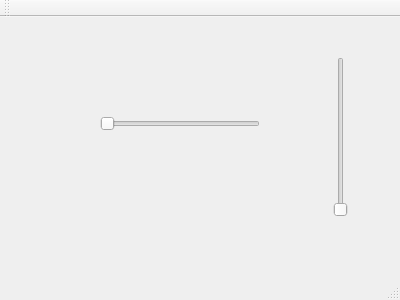
<?xml version="1.0" encoding="UTF-8"?>
<ui version="4.0">
 <class>MainWindow</class>
 <widget class="QMainWindow" name="MainWindow">
  <property name="geometry">
   <rect>
    <x>0</x>
    <y>0</y>
    <width>400</width>
    <height>300</height>
   </rect>
  </property>
  <property name="windowTitle">
   <string>MainWindow</string>
  </property>
  <widget class="QWidget" name="centralWidget">
   <widget class="QSynthSwitch" name="horizontalSlider">
    <property name="geometry">
     <rect>
      <x>100</x>
      <y>91</y>
      <width>160</width>
      <height>31</height>
     </rect>
    </property>
    <property name="orientation">
     <enum>Qt::Horizontal</enum>
    </property>
   </widget>
   <widget class="QSynthSwitch" name="verticalSlider">
    <property name="geometry">
     <rect>
      <x>320</x>
      <y>40</y>
      <width>41</width>
      <height>160</height>
     </rect>
    </property>
    <property name="orientation">
     <enum>Qt::Vertical</enum>
    </property>
   </widget>
  </widget>
  <widget class="QMenuBar" name="menuBar">
   <property name="geometry">
    <rect>
     <x>0</x>
     <y>0</y>
     <width>400</width>
     <height>22</height>
    </rect>
   </property>
  </widget>
  <widget class="QToolBar" name="mainToolBar">
   <attribute name="toolBarArea">
    <enum>TopToolBarArea</enum>
   </attribute>
   <attribute name="toolBarBreak">
    <bool>false</bool>
   </attribute>
  </widget>
  <widget class="QStatusBar" name="statusBar"/>
 </widget>
 <layoutdefault spacing="6" margin="11"/>
 <customwidgets>
  <customwidget>
   <class>QSynthSwitch</class>
   <extends>QSlider</extends>
   <header>qsynthswitch.h</header>
  </customwidget>
 </customwidgets>
 <resources/>
 <connections/>
</ui>
